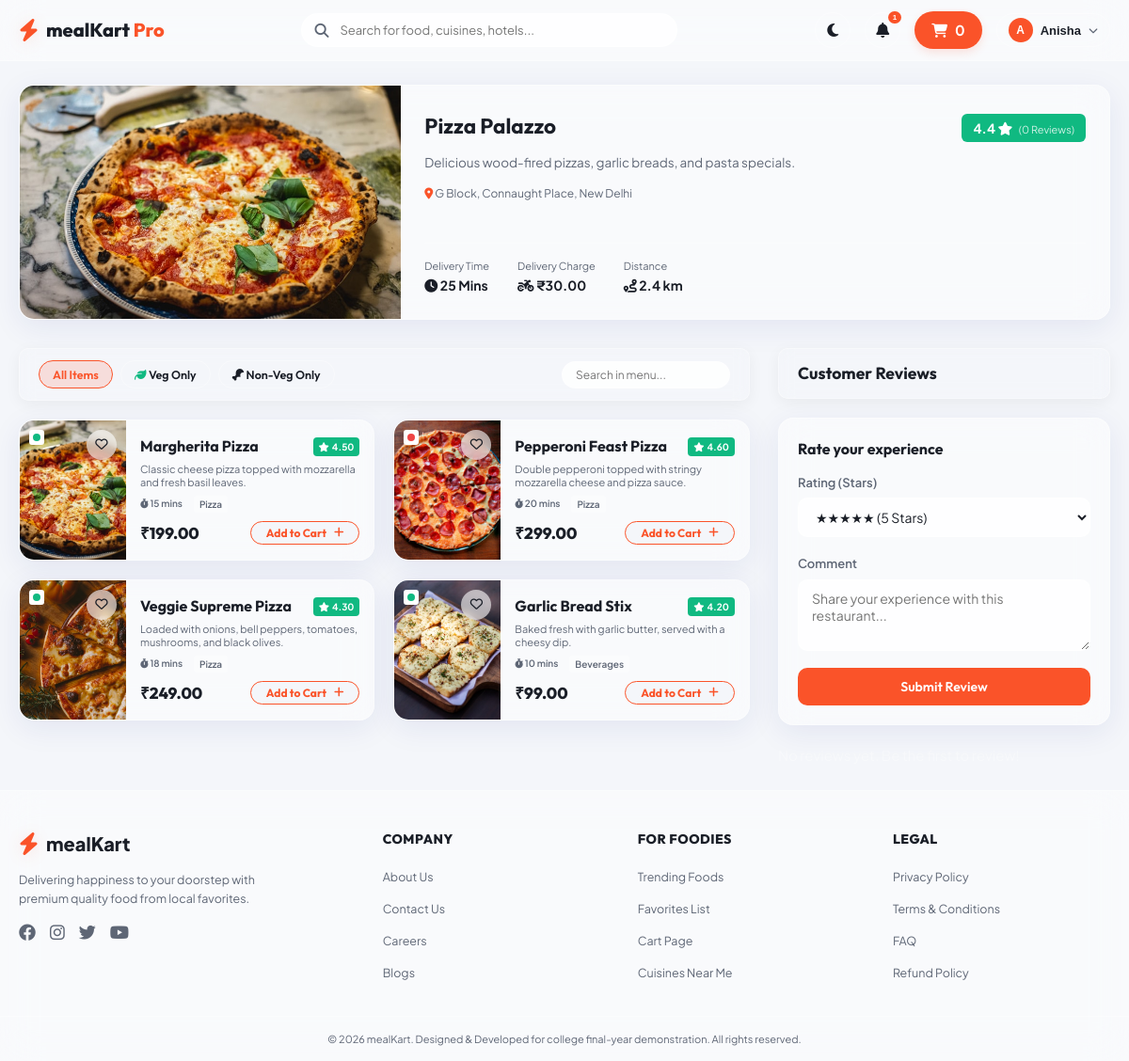
The page /hotel/1/ (signed in) on the database its author committed.
### foodapp/models.py (models this page shows, shortened)
class Hotel(models.Model):
    name = models.CharField(max_length=100)
    rating = models.DecimalField(max_digits=3, decimal_places=2, default=4.0, validators=[MinValueValidator(1.0), MaxValueValidator(5.0)])
    delivery_time = models.IntegerField(help_text="In minutes")
    delivery_charges = models.DecimalField(max_digits=5, decimal_places=2, default=0.0)
    distance = models.DecimalField(max_digits=4, decimal_places=1, help_text="In km")
    is_veg_only = models.BooleanField(default=False)
    has_non_veg = models.BooleanField(default=True)
    image = models.ImageField(upload_to='hotels/', blank=True, null=True, default='hotels/default_hotel.jpg')
    description = models.TextField(blank=True, null=True)
    address = models.TextField(blank=True, null=True)
    featured = models.BooleanField(default=False)

class FoodItem(models.Model):
    hotel = models.ForeignKey(Hotel, on_delete=models.CASCADE, related_name='menu_items')
    category = models.ForeignKey(Category, on_delete=models.SET_NULL, null=True, related_name='food_items')
    name = models.CharField(max_length=100)
    description = models.TextField()
    price = models.DecimalField(max_digits=6, decimal_places=2)
    rating = models.DecimalField(max_digits=3, decimal_places=2, default=4.0, validators=[MinValueValidator(1.0), MaxValueValidator(5.0)])
    is_veg = models.BooleanField(default=True)
    preparation_time = models.IntegerField(help_text="In minutes")
    image = models.ImageField(upload_to='foods/', blank=True, null=True, default='foods/default_food.jpg')
    is_trending = models.BooleanField(default=False)

class Category(models.Model):
    name = models.CharField(max_length=50, unique=True)
    image = models.ImageField(upload_to='categories/', blank=True, null=True, default='categories/default_category.jpg')
    class Meta:
        verbose_name_plural = "Categories"

### foodapp/views.py (the view, shortened to what this page needs)
# urls.py: path('hotel/<int:hotel_id>/', views.hotel_menu_view, name='hotel_menu'),
@login_required
def hotel_menu_view(request, hotel_id):
    hotel = get_object_or_404(Hotel, pk=hotel_id)
    food_items = hotel.menu_items.all()
    reviews = hotel.reviews.all().order_by('-created_at')
    avg_rating = reviews.aggregate(Avg('rating'))['rating__avg'] or hotel.rating
    hotel_categories = Category.objects.filter(food_items__hotel=hotel).distinct()
    fav_ids = Favourite.objects.filter(user=request.user).values_list('food_item_id', flat=True)
    cart, created = Cart.objects.get_or_create(user=request.user)
    cart_count = cart.items.aggregate(total_qty=Sum('quantity'))['total_qty'] or 0
    context = {
        'hotel': hotel,
        'food_items': food_items,
        'reviews': reviews,
        'avg_rating': round(avg_rating, 1),
        'hotel_categories': hotel_categories,
        'fav_ids': fav_ids,
        'cart_count': cart_count
    }
    return render(request, 'menu.html', context)

### templates/menu.html (shortened to what this page needs)
{% extends 'base.html' %}
{% block content %}
<div class="menu-container">
    <section class="hotel-hero glass-panel">
        <div class="hotel-hero-image">
            <img src="{{ hotel.image.url }}" alt="{{ hotel.name }}" onerror="this.src='/static/images/default_hotel.jpg'">
        </div>
        <div class="hotel-hero-details">
            <div class="hotel-hero-title">
                <h2>{{ hotel.name }}</h2>
                <div class="hotel-rating-large">
                    <span>{{ avg_rating }}</span> <i class="fa-solid fa-star"></i>
                    <span class="reviews-count">({{ reviews.count }} Reviews)</span>
                </div>
            </div>
            <p class="hotel-hero-desc">{{ hotel.description }}</p>
            <p class="hotel-hero-address"><i class="fa-solid fa-location-dot"></i> {{ hotel.address }}</p>
            <div class="hotel-stats-grid">
                <div class="stat-item">
                    <span class="stat-label">Delivery Time</span>
                    <span class="stat-value"><i class="fa-solid fa-clock"></i> {{ hotel.delivery_time }} Mins</span>
                </div>
                <div class="stat-item">
                    <span class="stat-label">Delivery Charge</span>
                    <span class="stat-value"><i class="fa-solid fa-motorcycle"></i> ₹{{ hotel.delivery_charges }}</span>
                </div>
                <div class="stat-item">
                    <span class="stat-label">Distance</span>
                    <span class="stat-value"><i class="fa-solid fa-route"></i> {{ hotel.distance }} km</span>
                </div>
            </div>
        </div>
    </section>
    <div class="menu-content-layout">
        <div class="menu-items-pane">
            <div class="menu-filter-bar glass-panel-light">
                <div class="menu-type-filters">
                    <button class="filter-btn active" id="btn-filter-all">All Items</button>
                    <button class="filter-btn" id="btn-filter-veg"><i class="fa-solid fa-leaf text-success"></i> Veg Only</button>
                    <button class="filter-btn" id="btn-filter-nonveg"><i class="fa-solid fa-drumstick-bite text-danger"></i> Non-Veg Only</button>
                </div>
                <div class="menu-search-sub">
                    <input type="text" id="menu-item-search" placeholder="Search in menu..." autocomplete="off">
                </div>
            </div>
            <div class="foods-grid" id="menu-foods-grid">
                {% for food in food_items %}
                <div class="food-item-card glass-panel menu-food-card" data-veg="{% if food.is_veg %}true{% else %}false{% endif %}" data-name="{{ food.name|lower }}">
                    <div class="food-card-image">
                        <img src="{{ food.image.url }}" alt="{{ food.name }}" onerror="this.src='/static/images/default_food.jpg'">
                        <span class="veg-badge {% if food.is_veg %}veg{% else %}non-veg{% endif %}"></span>
                        <button class="favorite-heart-btn {% if food.id in fav_ids %}liked{% endif %}" data-food-id="{{ food.id }}">
                            <i class="fa-{% if food.id in fav_ids %}solid{% else %}regular{% endif %} fa-heart"></i>
                        </button>
                    </div>
                    <div class="food-card-info">
                        <div class="food-card-title-row">
                            <h4>{{ food.name }}</h4>
                            <span class="food-rating"><i class="fa-solid fa-star"></i> {{ food.rating }}</span>
                        </div>
                        <p class="food-card-desc">{{ food.description }}</p>
                        <div class="food-card-meta">
                            <span class="meta-tag"><i class="fa-solid fa-stopwatch"></i> {{ food.preparation_time }} mins</span>
                            <span class="meta-tag cuisine-tag">{{ food.category.name }}</span>
                        </div>
                        <div class="food-card-price-row">
                            <span class="food-price">₹{{ food.price }}</span>
                            <button class="btn btn-primary btn-add-to-cart" data-food-id="{{ food.id }}">
                                <span>Add to Cart</span>
                                <i class="fa-solid fa-plus"></i>
                            </button>
                        </div>
                    </div>
                </div>
                {% empty %}
                <p class="no-items">This restaurant hasn't added any menu items yet.</p>
                {% endfor %}
            </div>
        </div>
        <div class="menu-reviews-pane">
            <div class="reviews-header glass-panel-light">
                <h3>Customer Reviews</h3>
            </div>
            <div class="submit-review-card glass-panel">
                <h4>Rate your experience</h4>
                <form method="POST" action="{% url 'hotel_menu' hotel.id %}">
                    <div class="form-group">
                        <label for="rating-select">Rating (Stars)</label>
                        <div class="rating-stars-input">
                            <select name="rating" id="rating-select" class="form-control" required>
                                <option value="5">★★★★★ (5 Stars)</option>
                            </select>
                        </div>
                    </div>
                    <div class="form-group">
                        <label for="comment-text">Comment</label>
                        <textarea name="comment" id="comment-text" class="form-control" rows="3" placeholder="Share your experience with this restaurant..." required></textarea>
                    </div>
                    <button type="submit" class="btn btn-primary btn-block">Submit Review</button>
                </form>
            </div>
            <div class="reviews-list">
                {% for review in reviews %}
                <div class="review-item glass-panel-light">
                    <div class="review-meta">
                        <div class="reviewer-avatar">
                            {{ review.user.username.0|upper }}
                        </div>
                        <div class="reviewer-details">
                            <h5>{{ review.user.first_name|default:review.user.username }}</h5>
                            <span class="review-date">{{ review.created_at|date:"d M Y" }}</span>
                        </div>
                        <div class="review-stars">
                            {% for i in "12345" %}
                                <i class="fa-solid fa-star {% if forloop.counter <= review.rating %}text-warning{% else %}text-muted{% endif %}"></i>
                            {% endfor %}
                        </div>
                    </div>
                    <p class="review-comment">{{ review.comment }}</p>
                </div>
                {% empty %}
                <p class="no-reviews text-center text-muted">No reviews yet. Be the first to review!</p>
                {% endfor %}
            </div>
        </div>
    </div>
</div>
{% endblock %}

### templates/base.html (shortened to what this page needs)
<!DOCTYPE html>
<html lang="en">
<head>
    <link rel="stylesheet" href="https://cdnjs.cloudflare.com/ajax/libs/font-awesome/6.4.0/css/all.min.css">
    <link rel="stylesheet" href="/static/css/style.css">
    <link rel="stylesheet" href="/static/css/responsive.css">
    <link rel="stylesheet" href="/static/css/animation.css">
</head>
<body class="light-mode">
    <header class="navbar-header">
        <div class="nav-container">
            <a href="{% url 'home' %}" class="nav-logo">
                <i class="fa-solid fa-bolt logo-icon"></i>
                <span class="logo-text">mealKart <span class="accent-text">Pro</span></span>
            </a>
            {% if user.is_authenticated %}
            <div class="nav-search-bar">
                <i class="fa-solid fa-magnifying-glass search-icon"></i>
                <input type="text" id="global-search-input" placeholder="Search for food, cuisines, hotels..." autocomplete="off">
            </div>
            {% endif %}
            <div class="nav-actions">
                <button id="theme-toggle-btn" class="nav-action-btn" title="Toggle Dark/Light Mode">
                    <i class="fa-solid fa-moon theme-icon"></i>
                </button>
                {% if user.is_authenticated %}
                <div class="notifications-dropdown-container">
                    <button class="nav-action-btn" id="notif-toggle-btn" title="Notifications">
                        <i class="fa-solid fa-bell"></i>
                        <span class="badge badge-pulse">1</span>
                    </button>
                </div>
                <a href="{% url 'cart' %}" class="nav-cart-btn" title="Shopping Cart">
                    <i class="fa-solid fa-cart-shopping"></i>
                    <span class="cart-badge-qty" id="global-cart-qty">{{ cart_count|default:0 }}</span>
                </a>
                <div class="profile-dropdown-container">
                    <button class="nav-profile-trigger" id="profile-menu-btn">
                        <div class="profile-avatar">
                            {% if user.first_name %}
                                {{ user.first_name.0|upper }}
                            {% else %}
                                {{ user.username.0|upper }}
                            {% endif %}
                        </div>
                        <span class="nav-username">{{ user.first_name|default:user.username }}</span>
                        <i class="fa-solid fa-chevron-down chevron-icon"></i>
                    </button>
                </div>
                {% else %}
                <a href="{% url 'login' %}" class="btn btn-outline">Sign In</a>
                <a href="{% url 'signup' %}" class="btn btn-primary">Sign Up</a>
                {% endif %}
            </div>
        </div>
    </header>
    <main class="main-content">
        {% block content %}{% endblock %}
    </main>
    <footer class="app-footer">
        <div class="footer-container">
            <div class="footer-brand">
                <div class="footer-logo">
                    <i class="fa-solid fa-bolt logo-icon"></i>
                    <span>mealKart</span>
                </div>
                <p class="footer-desc">Delivering happiness to your doorstep with premium quality food from local favorites.</p>
                <div class="footer-socials">
                    <a href="#"><i class="fa-brands fa-facebook"></i></a>
                    <a href="#"><i class="fa-brands fa-instagram"></i></a>
                    <a href="#"><i class="fa-brands fa-twitter"></i></a>
                    <a href="#"><i class="fa-brands fa-youtube"></i></a>
                </div>
            </div>
            <div class="footer-links">
                <h4>Company</h4>
                <ul>
                    <li><a href="{% url 'about' %}">About Us</a></li>
                    <li><a href="{% url 'contact' %}">Contact Us</a></li>
                    <li><a href="#">Careers</a></li>
                    <li><a href="#">Blogs</a></li>
                </ul>
            </div>
            <div class="footer-links">
                <h4>For Foodies</h4>
                <ul>
                    <li><a href="{% url 'home' %}">Trending Foods</a></li>
                    <li><a href="{% url 'profile' %}#favourites">Favorites List</a></li>
                    <li><a href="{% url 'cart' %}">Cart Page</a></li>
                    <li><a href="#">Cuisines Near Me</a></li>
                </ul>
            </div>
            <div class="footer-links">
                <h4>Legal</h4>
                <ul>
                    <li><a href="#">Privacy Policy</a></li>
                    <li><a href="#">Terms & Conditions</a></li>
                    <li><a href="#">FAQ</a></li>
                    <li><a href="#">Refund Policy</a></li>
                </ul>
            </div>
        </div>
        <div class="footer-bottom">
            <p>&copy; 2026 mealKart. Designed & Developed for college final-year demonstration. All rights reserved.</p>
        </div>
    </footer>
</body>
</html>

### static/css/animation.css (style rules this page uses)
.badge-pulse { animation: badgePulse 2s infinite ease-in-out; }

### rows shown on the page
Hotel: image (picture), name "Pizza Palazzo", description "Delicious wood-fired pizzas, garlic breads, and pasta specials.", address "G Block, Connaught Place, New Delhi", delivery_time "25", delivery_charges "30.00", distance "2.4"
FoodItem: image (picture), name "Margherita Pizza", rating "4.50", description "Classic cheese pizza topped with mozzarella and fresh basil leaves.", preparation_time "15", category.name "Pizza", price "199.00"
FoodItem: image (picture), name "Pepperoni Feast Pizza", rating "4.60", description "Double pepperoni topped with stringy mozzarella cheese and pizza sauce.", preparation_time "20", category.name "Pizza", price "299.00"
FoodItem: image (picture), name "Veggie Supreme Pizza", rating "4.30", description "Loaded with onions, bell peppers, tomatoes, mushrooms, and black olives.", preparation_time "18", category.name "Pizza", price "249.00"
FoodItem: image (picture), name "Garlic Bread Stix", rating "4.20", description "Baked fresh with garlic butter, served with a cheesy dip.", preparation_time "10", category.name "Beverages", price "99.00"

### other values the page prints
{{ cart_count|default:0 }} "0"
{{ user.first_name.0|upper }} "A"
{{ user.first_name|default:user.username }} "Anisha"
{{ avg_rating }} "4.4"
{{ reviews.count }} "0"
